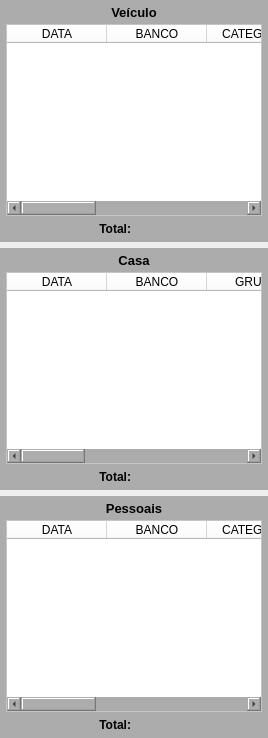
        <widget class="QWidget" name="widget_31" native="true">
         <layout class="QVBoxLayout" name="verticalLayout_16">
          <property name="spacing">
           <number>6</number>
          </property>
          <property name="leftMargin">
           <number>0</number>
          </property>
          <property name="topMargin">
           <number>0</number>
          </property>
          <property name="rightMargin">
           <number>0</number>
          </property>
          <property name="bottomMargin">
           <number>0</number>
          </property>
          <item>
           <widget class="QWidget" name="widget_11" native="true">
            <property name="styleSheet">
             <string notr="true">background-color: rgb(172, 172, 172);</string>
            </property>
            <layout class="QVBoxLayout" name="verticalLayout_5">
             <property name="spacing">
              <number>6</number>
             </property>
             <property name="leftMargin">
              <number>6</number>
             </property>
             <property name="topMargin">
              <number>6</number>
             </property>
             <property name="rightMargin">
              <number>6</number>
             </property>
             <property name="bottomMargin">
              <number>6</number>
             </property>
             <item>
              <widget class="QLabel" name="label_8">
               <property name="minimumSize">
                <size>
                 <width>0</width>
                 <height>12</height>
                </size>
               </property>
               <property name="maximumSize">
                <size>
                 <width>16777215</width>
                 <height>12</height>
                </size>
               </property>
               <property name="font">
                <font>
                 <pointsize>10</pointsize>
                 <weight>75</weight>
                 <bold>true</bold>
                </font>
               </property>
               <property name="text">
                <string>Veículo</string>
               </property>
               <property name="alignment">
                <set>Qt::AlignCenter</set>
               </property>
              </widget>
             </item>
             <item>
              <widget class="QTableWidget" name="table_Veiculo">
               <property name="sizePolicy">
                <sizepolicy hsizetype="Preferred" vsizetype="Preferred">
                 <horstretch>0</horstretch>
                 <verstretch>0</verstretch>
                </sizepolicy>
               </property>
               <property name="styleSheet">
                <string notr="true">background-color: rgb(255, 255, 255);</string>
               </property>
               <column>
                <property name="text">
                 <string>DATA</string>
                </property>
               </column>
               <column>
                <property name="text">
                 <string>BANCO</string>
                </property>
               </column>
               <column>
                <property name="text">
                 <string>CATEGORIA</string>
                </property>
               </column>
               <column>
                <property name="text">
                 <string>SAÍDA</string>
                </property>
               </column>
               <column>
                <property name="text">
                 <string>ESTABEL.</string>
                </property>
               </column>
               <column>
                <property name="text">
                 <string>OBS</string>
                </property>
               </column>
              </widget>
             </item>
             <item>
              <widget class="QWidget" name="widget_26" native="true">
               <property name="maximumSize">
                <size>
                 <width>16777215</width>
                 <height>18</height>
                </size>
               </property>
               <layout class="QHBoxLayout" name="horizontalLayout_14">
                <property name="leftMargin">
                 <number>0</number>
                </property>
                <property name="topMargin">
                 <number>0</number>
                </property>
                <property name="rightMargin">
                 <number>0</number>
                </property>
                <property name="bottomMargin">
                 <number>0</number>
                </property>
                <item>
                 <widget class="QLabel" name="label_22">
                  <property name="font">
                   <font>
                    <weight>75</weight>
                    <bold>true</bold>
                   </font>
                  </property>
                  <property name="text">
                   <string>Total:</string>
                  </property>
                  <property name="alignment">
                   <set>Qt::AlignRight|Qt::AlignTrailing|Qt::AlignVCenter</set>
                  </property>
                 </widget>
                </item>
                <item>
                 <widget class="QLabel" name="label_Veiculo">
                  <property name="font">
                   <font>
                    <weight>75</weight>
                    <bold>true</bold>
                   </font>
                  </property>
                  <property name="text">
                   <string/>
                  </property>
                 </widget>
                </item>
               </layout>
              </widget>
             </item>
            </layout>
           </widget>
          </item>
          <item>
           <widget class="QWidget" name="widget_34" native="true">
            <property name="styleSheet">
             <string notr="true">background-color: rgb(172, 172, 172);</string>
            </property>
            <layout class="QVBoxLayout" name="verticalLayout_17">
             <property name="spacing">
              <number>6</number>
             </property>
             <property name="leftMargin">
              <number>6</number>
             </property>
             <property name="topMargin">
              <number>6</number>
             </property>
             <property name="rightMargin">
              <number>6</number>
             </property>
             <property name="bottomMargin">
              <number>6</number>
             </property>
             <item>
              <widget class="QLabel" name="label_25">
               <property name="minimumSize">
                <size>
                 <width>0</width>
                 <height>12</height>
                </size>
               </property>
               <property name="maximumSize">
                <size>
                 <width>16777215</width>
                 <height>12</height>
                </size>
               </property>
               <property name="font">
                <font>
                 <pointsize>10</pointsize>
                 <weight>75</weight>
                 <bold>true</bold>
                </font>
               </property>
               <property name="text">
                <string>Casa</string>
               </property>
               <property name="alignment">
                <set>Qt::AlignCenter</set>
               </property>
              </widget>
             </item>
             <item>
              <widget class="QTableWidget" name="table_Casa">
               <property name="sizePolicy">
                <sizepolicy hsizetype="Preferred" vsizetype="Preferred">
                 <horstretch>0</horstretch>
                 <verstretch>0</verstretch>
                </sizepolicy>
               </property>
               <property name="styleSheet">
                <string notr="true">background-color: rgb(255, 255, 255);</string>
               </property>
               <column>
                <property name="text">
                 <string>DATA</string>
                </property>
               </column>
               <column>
                <property name="text">
                 <string>BANCO</string>
                </property>
               </column>
               <column>
                <property name="text">
                 <string>GRUPO</string>
                </property>
               </column>
               <column>
                <property name="text">
                 <string>CATEGORIA</string>
                </property>
               </column>
               <column>
                <property name="text">
                 <string>SAÍDA</string>
                </property>
               </column>
               <column>
                <property name="text">
                 <string>ESTABEL.</string>
                </property>
               </column>
               <column>
                <property name="text">
                 <string>OBS</string>
                </property>
               </column>
              </widget>
             </item>
             <item>
              <widget class="QWidget" name="widget_35" native="true">
               <property name="maximumSize">
                <size>
                 <width>16777215</width>
                 <height>18</height>
                </size>
               </property>
               <layout class="QHBoxLayout" name="horizontalLayout_18">
                <property name="leftMargin">
                 <number>0</number>
                </property>
                <property name="topMargin">
                 <number>0</number>
                </property>
                <property name="rightMargin">
                 <number>0</number>
                </property>
                <property name="bottomMargin">
                 <number>0</number>
                </property>
                <item>
                 <widget class="QLabel" name="label_26">
                  <property name="font">
                   <font>
                    <weight>75</weight>
                    <bold>true</bold>
                   </font>
                  </property>
                  <property name="text">
                   <string>Total:</string>
                  </property>
                  <property name="alignment">
                   <set>Qt::AlignRight|Qt::AlignTrailing|Qt::AlignVCenter</set>
                  </property>
                 </widget>
                </item>
                <item>
                 <widget class="QLabel" name="label_Casa">
                  <property name="font">
                   <font>
                    <weight>75</weight>
                    <bold>true</bold>
                   </font>
                  </property>
                  <property name="text">
                   <string/>
                  </property>
                 </widget>
                </item>
               </layout>
              </widget>
             </item>
            </layout>
           </widget>
          </item>
          <item>
           <widget class="QWidget" name="widget_14" native="true">
            <property name="styleSheet">
             <string notr="true">background-color: rgb(172, 172, 172);</string>
            </property>
            <layout class="QVBoxLayout" name="verticalLayout_11">
             <property name="spacing">
              <number>6</number>
             </property>
             <property name="leftMargin">
              <number>6</number>
             </property>
             <property name="topMargin">
              <number>6</number>
             </property>
             <property name="rightMargin">
              <number>6</number>
             </property>
             <property name="bottomMargin">
              <number>6</number>
             </property>
             <item>
              <widget class="QLabel" name="label_14">
               <property name="minimumSize">
                <size>
                 <width>0</width>
                 <height>12</height>
                </size>
               </property>
               <property name="maximumSize">
                <size>
                 <width>16777215</width>
                 <height>12</height>
                </size>
               </property>
               <property name="font">
                <font>
                 <pointsize>10</pointsize>
                 <weight>75</weight>
                 <bold>true</bold>
                </font>
               </property>
               <property name="text">
                <string>Pessoais</string>
               </property>
               <property name="alignment">
                <set>Qt::AlignCenter</set>
               </property>
              </widget>
             </item>
             <item>
              <widget class="QTableWidget" name="table_Pessoais">
               <property name="sizePolicy">
                <sizepolicy hsizetype="Preferred" vsizetype="Preferred">
                 <horstretch>0</horstretch>
                 <verstretch>0</verstretch>
                </sizepolicy>
               </property>
               <property name="styleSheet">
                <string notr="true">background-color: rgb(255, 255, 255);</string>
               </property>
               <column>
                <property name="text">
                 <string>DATA</string>
                </property>
               </column>
               <column>
                <property name="text">
                 <string>BANCO</string>
                </property>
               </column>
               <column>
                <property name="text">
                 <string>CATEGORIA</string>
                </property>
               </column>
               <column>
                <property name="text">
                 <string>SAÍDA</string>
                </property>
               </column>
               <column>
                <property name="text">
                 <string>ESTABEL.</string>
                </property>
               </column>
               <column>
                <property name="text">
                 <string>OBS</string>
                </property>
               </column>
              </widget>
             </item>
             <item>
              <widget class="QWidget" name="widget_25" native="true">
               <property name="maximumSize">
                <size>
                 <width>16777215</width>
                 <height>18</height>
                </size>
               </property>
               <layout class="QHBoxLayout" name="horizontalLayout_13">
                <property name="leftMargin">
                 <number>0</number>
                </property>
                <property name="topMargin">
                 <number>0</number>
                </property>
                <property name="rightMargin">
                 <number>0</number>
                </property>
                <property name="bottomMargin">
                 <number>0</number>
                </property>
                <item>
                 <widget class="QLabel" name="label_21">
                  <property name="font">
                   <font>
                    <weight>75</weight>
                    <bold>true</bold>
                   </font>
                  </property>
                  <property name="text">
                   <string>Total:</string>
                  </property>
                  <property name="alignment">
                   <set>Qt::AlignRight|Qt::AlignTrailing|Qt::AlignVCenter</set>
                  </property>
                 </widget>
                </item>
                <item>
                 <widget class="QLabel" name="label_Pessoais">
                  <property name="font">
                   <font>
                    <weight>75</weight>
                    <bold>true</bold>
                   </font>
                  </property>
                  <property name="text">
                   <string/>
                  </property>
                 </widget>
                </item>
               </layout>
              </widget>
             </item>
            </layout>
           </widget>
          </item>
         </layout>
        </widget>
